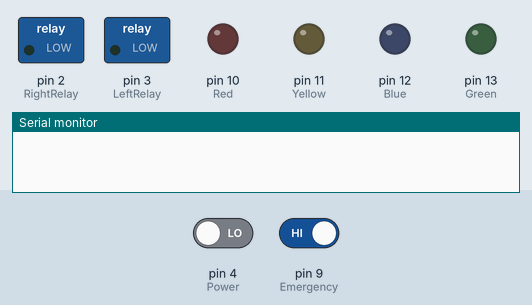
This sketch was run on a simulated Arduino Uno, built with avr-gcc and run on an emulated ATmega328P. Shown: switched loads named in the sketch (green lamp = pin HIGH), output pins drawn as LEDs (lit = HIGH), the last lines printed to the serial monitor. Dashed ring = blinking. The test bench sets the inputs (shaded band); at power-on: pin 9 (Emergency) HIGH, pin 4 (Power) LOW. Pins used as bus, display or sensor lines are not drawn.

Above: at 1.2 s.
1.3 s: pin 9 (Emergency) driven LOW
2.8 s: pin 4 (Power) driven HIGH
At 3.2 s:
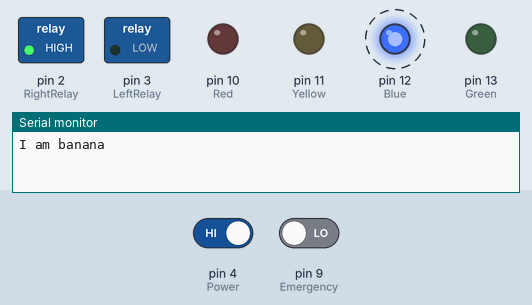
At 4.2 s:
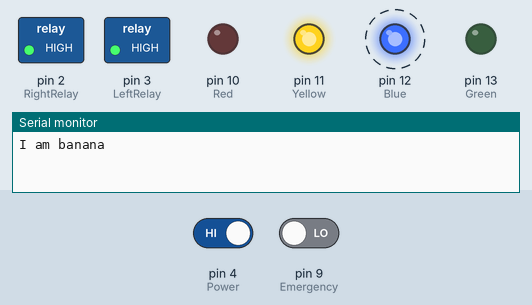
5.8 s: pin 9 (Emergency) driven HIGH
At 7.9 s:
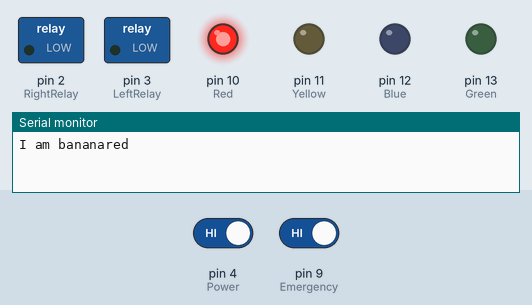
Timing chart, 0 to 9.4 s (numbered marks = the images above; inputs shaded):
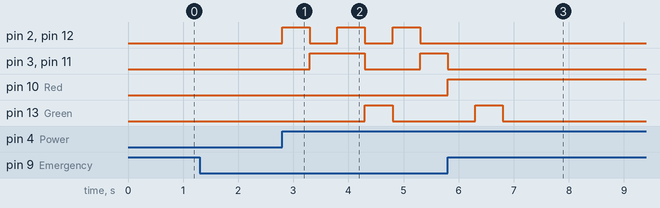

Measured:
- after the input at 2.8 s, pin 2 (RightRelay), pin 12 (Blue): alternates HIGH for 0.50 s and LOW for 0.50 s, starting at once; pin 3 (LeftRelay), pin 11 (Yellow): LOW → HIGH after 0.50 s, → LOW 1.0 s later, → HIGH 1.0 s later; pin 13 (Green): LOW → HIGH after 1.5 s, → LOW 0.50 s later
- after the input at 5.8 s, pin 2 (RightRelay), pin 12 (Blue): stops changing and stays LOW; pin 10 (Red): LOW → HIGH at once; pin 13 (Green): goes on until 6.8 s, then stays LOW

The sketch:

Code_v1.ino
```cpp
//Charles Oliver Barrett Birdsall H00219071//
//B320-RAI Robotics MSc Heriot-Watt University//
//2022 MSc Dissertation project//
//Soft Actuators for a Social Robot//
//Version 1.6//

//This code is part of the work towards the above titled dissertation project. The focus of the project is the design and testing of soft-pneumatic actuators for a social robot.//
//the actuators themselves are silicone structures that require air pressure to move. The air pressure is supplied by a compressor and allowed into the actuators by//
//deliberate control of solenoid valves. Each solenoid has to be triggered using a relay which is controlled by an Arduino. This is the arduino code to do that.//
//Additionally there are indicators and operation switches, including an emergency stop button, that are coded in the file.//

/////////////////////////////////////////////////////////////////////////////////////////////////////////////////////////////////////////////////////////////////////////////////
#include <stdio.h>    //Include arduino library

#define Green 13      //Assigns the green led to its pin, this corresponds to the top actuator/relay.
#define Blue 12       //Assigns the blue led to its pin, this corresponds to the right actuator/relay.
#define Yellow 11     //Assigns the yellow led to its pin, this corresponds to the left actuator/relay.
#define Red 10        //Assigns the red led to its pin, this corresponds to the emergency stop/ fault.
#define Emergency 9   //The emergency stop button.
#define TopRelay 1    //The pin assignment for the top actuator (Relay 4 on relay module).
#define RightRelay 2  //The pin assignment for the right actuator (Relay 3 on relay module).
#define LeftRelay 3   //The pin assignment for the left actuator (Relay 2 on relay module).
#define Power (4)     //The power switch (effectively a disable or reset for the emergency stop.

int ESflag = 0 ;      //A flag for if the emergency stop has been pushed.
int ESflagstate =0;   //A flag used for the latching of the emergency stop flag
int resetflag = 0;    //A flag that allows for the system to be reset
int i;                //A counter used in for loops.

//////////////////////////////////////////////////////////////////////////////////////////////////////////

//The pin definitions.
void setup() {
  //Outputs (4x LED's, 3x Relays)
  pinMode(Green,OUTPUT);
  pinMode(Blue,OUTPUT);
  pinMode(Yellow,OUTPUT);
  pinMode(Red,OUTPUT);
  pinMode (TopRelay, OUTPUT);
  pinMode (LeftRelay,OUTPUT);
  pinMode (RightRelay, OUTPUT);

  //Inputs (Power toggle switch, Emergency stop push button
  pinMode (Power, INPUT);
  pinMode (Emergency, INPUT);

  //Begin serial mointor to track output states
  Serial.begin(9600);
}

///////////////////////////////////////////////////////////////////////////////////////////////////////////
void loop() {
  //Start by setting all outputs and the emergency stop flag as low
  digitalWrite(Blue, LOW);
  digitalWrite(Yellow, LOW);
  digitalWrite(Green, LOW);
  digitalWrite(TopRelay, LOW);
  digitalWrite(LeftRelay, LOW);
  digitalWrite(RightRelay, LOW);


  // Enable system if power is switched on.
  if (digitalRead(Power) == HIGH && digitalRead(Emergency) == LOW && ESflag==0) {
    digitalWrite(Red,LOW);
    if (resetflag == 0){
      left();
      delay(500);
      right();
      delay(500);
      up();
      delay(500);
      down();
      delay(500);
      //Serial.print(resetflag);
      }
    }

    //if at any point the power is on and the emergency stop is triggered set the ESflag high.
    if (digitalRead(Emergency) == HIGH && ESflag==0){
      ESflag=1;
      ESflagstate=!ESflagstate;
      }

    //If system is turned off after ES is triggered, reset ES
    if (ESflag==1 and digitalRead(Emergency)==LOW and digitalRead(Power)==LOW){
      digitalWrite(Red,LOW);
      ESflag=0;
      Serial.print("I am banana");
     }

    //Go to ES sub function when flag is active.
    if (ESflagstate==HIGH){
      Efunct();
      }
    }

///////////////////////////////////////////////////////////////////////////////////////////////
//Moves the robot to the left by triggering the artificial muscles on its right and activates the corresponding LED
int left (){

    digitalWrite(Blue, HIGH);
    digitalWrite(RightRelay, HIGH);
    digitalWrite(Yellow, LOW);
    digitalWrite(Green, LOW);
    digitalWrite(TopRelay, LOW);
    digitalWrite(LeftRelay, LOW);


   //Emergency stop
    if (digitalRead(Emergency) == HIGH && ESflag==0){
      ESflag=1;
      ESflagstate=!ESflagstate;
      }

    if (ESflagstate==HIGH){
      Efunct();
     }

  return 0;
}

///////////////////////////////////////////////////////////////////////////////////////////////////////////////
//Moves the robot up by triggering the artificial muscles on its bottom and activates the corresponding LED's
int up (){

    digitalWrite(Blue, HIGH);
    digitalWrite(Yellow, HIGH);
    digitalWrite(RightRelay, HIGH);
    digitalWrite(LeftRelay, HIGH);
    digitalWrite(Green, LOW);
    digitalWrite(TopRelay, LOW);


    //Emergency stop
    if (digitalRead(Emergency) == HIGH && ESflag==0){
      ESflag=1;
      ESflagstate=!ESflagstate;
      }

    if (ESflagstate==HIGH){
      Efunct();
      }

  return 0;
}

///////////////////////////////////////////////////////////////////////////////////////////////////////////////
//Moves the robot down by triggering the artificial muscle on its top and activates the corresponding LED
int down (){

    digitalWrite(Green, HIGH);
    digitalWrite(TopRelay, HIGH);
    digitalWrite(Blue, LOW);
    digitalWrite(Yellow, LOW);
    digitalWrite(LeftRelay, LOW);
    digitalWrite(RightRelay, LOW);

    //Emergency stop
    if (digitalRead(Emergency) == HIGH && ESflag==0){
      ESflag=1;
      ESflagstate=!ESflagstate;
      }

    if (ESflagstate==HIGH){
      Efunct();
      }

  return 0;
}

///////////////////////////////////////////////////////////////////////////////////////////////////////////////
//Moves the robot left by triggering the artificial muscles on its right and activates the corresponding LED
int right (){

    digitalWrite(Yellow, HIGH);
    digitalWrite(LeftRelay, HIGH);
    digitalWrite(Blue, LOW);
    digitalWrite(Green, LOW);
    digitalWrite(TopRelay, LOW);
    digitalWrite(RightRelay, LOW);

    //Emergency Stop
    if (digitalRead(Emergency) == HIGH && ESflag==0){
      ESflag=1;
      ESflagstate=!ESflagstate;
      }

    if (ESflagstate==HIGH){
      Efunct();
     }

  return 0;
}

//////////////////////////////////////////////////////////////////////////////////////////////////////////////////
int Efunct (){
   //This is the emergency stop function. When activated during any of the other functions it will cease all outputs and turn on the warning indicator
    if (digitalRead(Power)==HIGH){
      digitalWrite(Red,HIGH);
      Serial.print("red");
      digitalWrite(TopRelay, LOW);
      digitalWrite(LeftRelay, LOW);
      digitalWrite(RightRelay, LOW);
      digitalWrite(Blue, LOW);
      digitalWrite(Yellow, LOW);
      digitalWrite(Green, LOW);
    }

  //If the system has been reset, return to original program.
  if (ESflag=0 && digitalRead(Power)==HIGH){
    return 0;
  }
}
```
